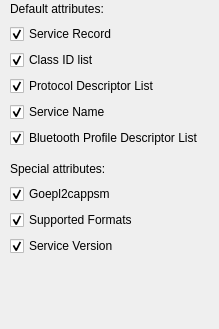
        <widget class="QWidget" name="page6">
         <property name="geometry">
          <rect>
           <x>0</x>
           <y>0</y>
           <width>219</width>
           <height>329</height>
          </rect>
         </property>
         <attribute name="label">
          <string>Object Push</string>
         </attribute>
         <widget class="QWidget" name="verticalLayoutWidget_21">
          <property name="geometry">
           <rect>
            <x>10</x>
            <y>160</y>
            <width>201</width>
            <height>96</height>
           </rect>
          </property>
          <layout class="QVBoxLayout" name="verticalLayout_21">
           <item>
            <widget class="QLabel" name="label_21">
             <property name="text">
              <string>Special attributes:</string>
             </property>
            </widget>
           </item>
           <item>
            <widget class="QCheckBox" name="checkBox39">
             <property name="text">
              <string>Goepl2cappsm</string>
             </property>
             <property name="checked">
              <bool>true</bool>
             </property>
            </widget>
           </item>
           <item>
            <widget class="QCheckBox" name="checkBox40">
             <property name="text">
              <string>Supported Formats</string>
             </property>
             <property name="checked">
              <bool>true</bool>
             </property>
            </widget>
           </item>
           <item>
            <widget class="QCheckBox" name="checkBox41">
             <property name="text">
              <string>Service Version</string>
             </property>
             <property name="checked">
              <bool>true</bool>
             </property>
            </widget>
           </item>
          </layout>
         </widget>
         <widget class="QWidget" name="verticalLayoutWidget_20">
          <property name="geometry">
           <rect>
            <x>10</x>
            <y>0</y>
            <width>201</width>
            <height>148</height>
           </rect>
          </property>
          <layout class="QVBoxLayout" name="verticalLayout_20">
           <item>
            <widget class="QLabel" name="label_20">
             <property name="text">
              <string>Default attributes:</string>
             </property>
            </widget>
           </item>
           <item>
            <widget class="QCheckBox" name="checkBox34">
             <property name="text">
              <string>Service Record</string>
             </property>
             <property name="checked">
              <bool>true</bool>
             </property>
            </widget>
           </item>
           <item>
            <widget class="QCheckBox" name="checkBox35">
             <property name="text">
              <string>Class ID list</string>
             </property>
             <property name="checked">
              <bool>true</bool>
             </property>
            </widget>
           </item>
           <item>
            <widget class="QCheckBox" name="checkBox36">
             <property name="text">
              <string>Protocol Descriptor List</string>
             </property>
             <property name="checked">
              <bool>true</bool>
             </property>
            </widget>
           </item>
           <item>
            <widget class="QCheckBox" name="checkBox37">
             <property name="text">
              <string>Service Name</string>
             </property>
             <property name="checked">
              <bool>true</bool>
             </property>
            </widget>
           </item>
           <item>
            <widget class="QCheckBox" name="checkBox38">
             <property name="text">
              <string>Bluetooth Profile Descriptor List</string>
             </property>
             <property name="checked">
              <bool>true</bool>
             </property>
            </widget>
           </item>
          </layout>
         </widget>
        </widget>
